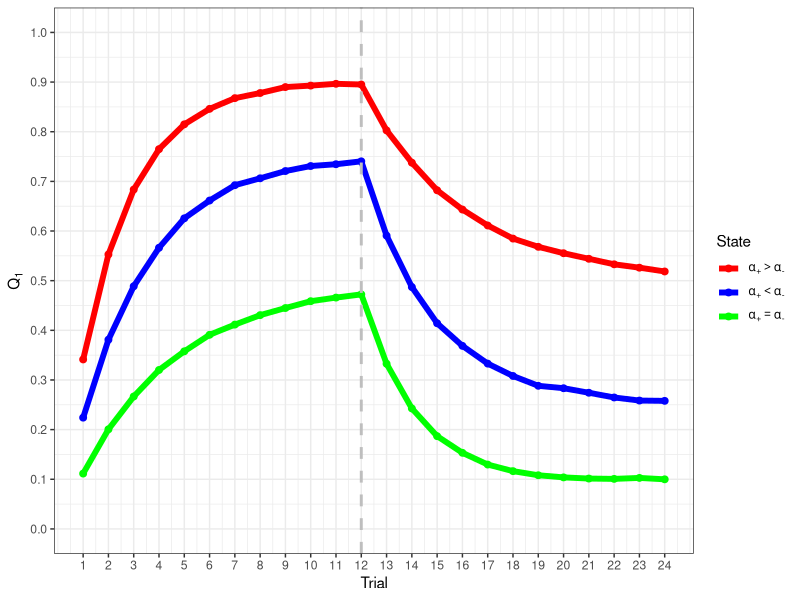
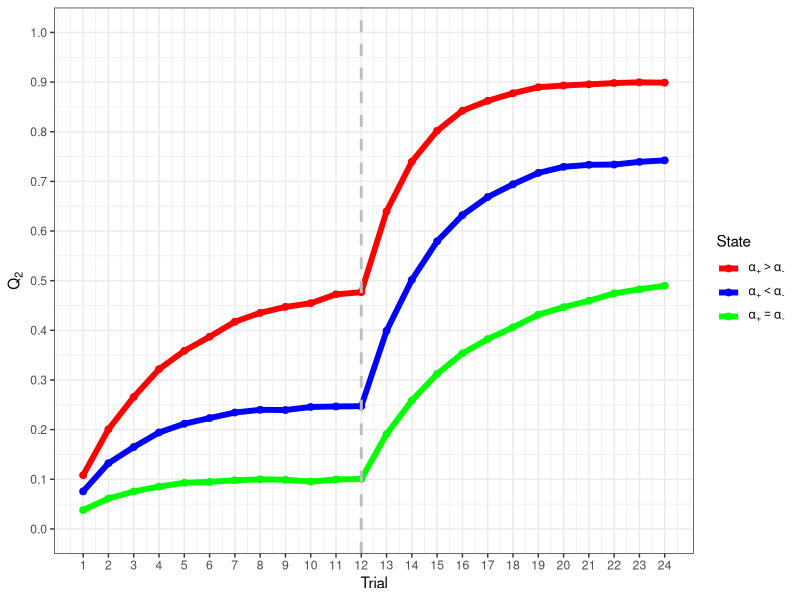
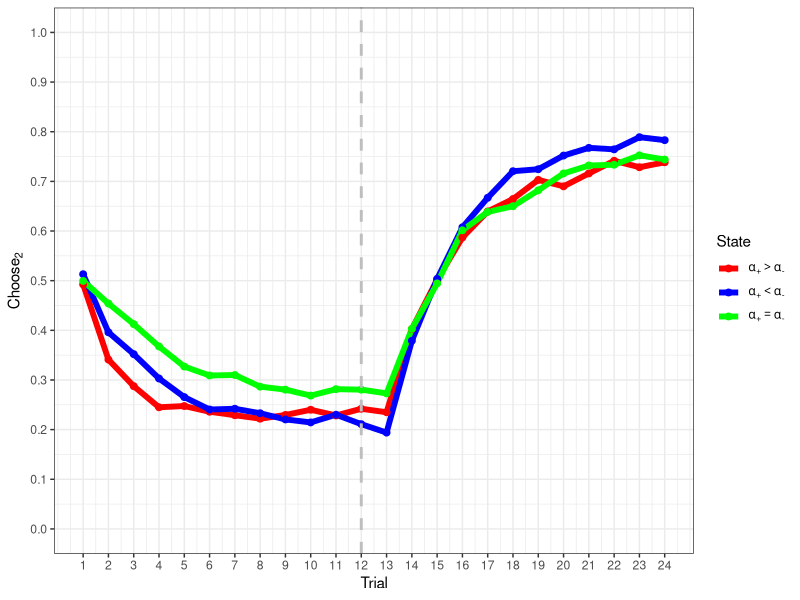
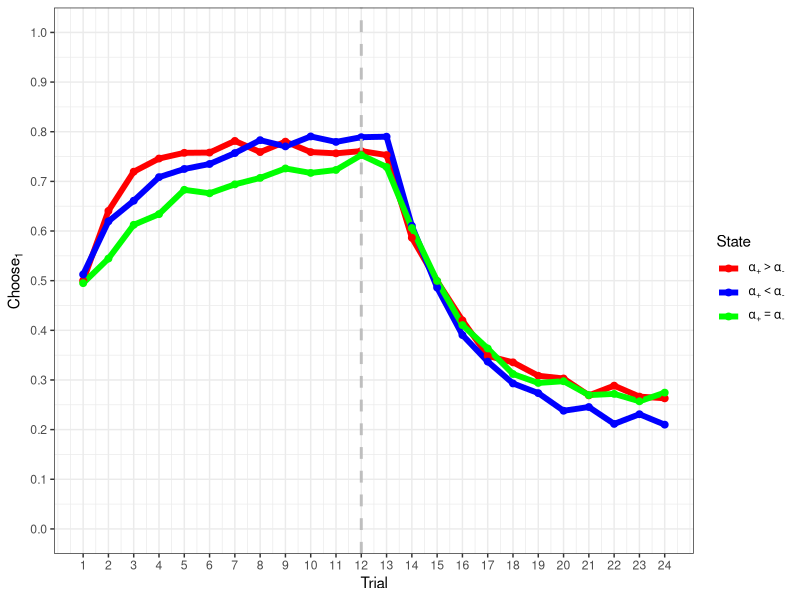

The R script that drew these images, in order:

rm(list = ls())

library(data.table)
library(ggplot2)
library(cowplot)
library(dplyr)

session_simulate <- function(n_trials, nsims, beta) {
  # create an empty list
  result_for_each_condition <- list()
  for (i in 1:3) {
    # condition on learning rate
    if(i==1){
      positive_lr <- 0.45
      negative_lr <- 0.15
    }else if(i==2){
      positive_lr <- 0.30
      negative_lr <- 0.30
    }else if(i==3){
      positive_lr <- 0.15
      negative_lr <- 0.45
    }
    
    # initials the simulation and the trials
    Choices_for_each_trial <- matrix(NA, nrow=nsims, ncol=n_trials)
    q1_for_each_trial <- matrix(NA, nrow=nsims, ncol=n_trials)
    q2_for_each_trial <- matrix(NA, nrow=nsims, ncol=n_trials)
    c1_for_each_trial <- matrix(NA, nrow=nsims, ncol=n_trials)
    c2_for_each_trial <- matrix(NA, nrow=nsims, ncol=n_trials)
    
    for (s in 1:nsims) {
      Q = c(0,0)
      outcome = matrix(NA, n_trials, 2)
      dv1 = rep(NA,n_trials)
      dv2 = rep(NA, n_trials)
      prob_choose_1 = rep(NA,n_trials)
      prob_choose_2 = rep(NA,n_trials)
      choose_1 = rep(NA,n_trials)
      choose_2 = rep(NA,n_trials)
      for (t in 1:n_trials) {
        middle_point <- round(n_trials/2)
        if(t <= middle_point){
          p1 = 0.75
          p2 = 0.25
        }else{
          p1 = 0.25
          p2 = 0.75
        }
        dv1[t] <- (Q[2]-Q[1])
        dv2[t] <- (Q[1]-Q[2])
        prob_choose_1[t] = 1/(1+exp(beta*dv1[t]))
        prob_choose_2[t] = 1/(1+exp(beta*dv2[t]))
        choose_1 <- as.numeric(runif(1)<=prob_choose_1[t])
        choose_2 <- as.numeric(runif(1)<=prob_choose_2[t])
        c1_for_each_trial[s,t] <- choose_1
        c2_for_each_trial[s,t] <- choose_2
        outcome[t,1] = as.numeric(runif(1)<=p1)
        outcome[t,2] = as.numeric(runif(1)<=p2)
        PE1 <- outcome[t,1]-Q[1]
        PE2 <- outcome[t,2]-Q[2]
        if(PE1>0){
          Q[1] <- Q[1] + positive_lr*PE1
        }else if(PE1<0){
          Q[1] <- Q[1] + negative_lr*PE1
        }
        if(PE2>0){
          Q[2] <- Q[2] + positive_lr*PE2
        }else if(PE2<0){
          Q[2] <- Q[2] + negative_lr*PE2
        }
        q1_for_each_trial[s,t] <- Q[1]
        q2_for_each_trial[s,t] <- Q[2]
      } # end of trials loop
    } # end of simulation loop
    q1=apply(q1_for_each_trial, 2, mean)
    q2=apply(q2_for_each_trial, 2, mean)
    c1=apply(c1_for_each_trial, 2, mean)
    c2=apply(c2_for_each_trial, 2, mean)
    condition=i
    df=data.frame(q1,q2,c1,c2,condition)
    result_for_each_condition[[i]] <- df
  } # end of condition loop
  names(result_for_each_condition) <- paste0('condition',1:3)
  return(result_for_each_condition)
}

n_trials = 24
nsims    = 2000
beta     = 3
middle_point <- round(n_trials/2)
df  <- session_simulate(n_trials, nsims, beta)
df
df <- do.call(rbind, df)
df$condition <- factor(df$condition, levels = 1:3, labels = c('greater','less','equal'))
long=data.frame(trial=rep(1:n_trials,3),
                Q1=df$q1,
                Q2=df$q2,
                Choose1=df$c1,
                Choose2=df$c2,
                Condition=df$condition)
long$Condition <- as.factor(long$Condition)
long$trial <- as.numeric(long$trial)
legend_labels <- c(expression(alpha[`+`]>alpha[`-`]),
                   expression(alpha[`+`]<alpha[`-`]),
                   expression(alpha[`+`]==alpha[`-`]))
ggplot(long, aes(x=trial, y=Q1))+
  geom_line(aes(color = Condition), size=2)+
  geom_point(aes(color = Condition), size=2)+
  xlab('Trial')+ylab(expression(Q[1]))+
  theme_bw() +
  scale_y_continuous(n.breaks = 10,limits = c(0, 1))+
  scale_x_continuous(breaks = 1:n_trials)+
  scale_color_manual(name='State',values = c("red", "blue", 'green'), labels = parse(text = legend_labels))+
  geom_vline(xintercept = middle_point, linetype=2, size=1, col='grey')
ggsave('plot_Q1.jpg')

ggplot(long, aes(x=trial, y=Q2))+
  geom_line(aes(color = Condition), size=2)+
  geom_point(aes(color = Condition), size=2)+
  xlab('Trial')+ylab(expression(Q[2]))+
  theme_bw() +
  scale_y_continuous(n.breaks = 10,limits = c(0, 1))+
  scale_x_continuous(breaks = 1:n_trials)+
  scale_color_manual(name='State',values = c("red", "blue", 'green'), labels = parse(text = legend_labels))+
  geom_vline(xintercept = middle_point, linetype=2, size=1, col='grey')
ggsave('plot_Q2.jpg')

ggplot(long, aes(x=trial, y=Choose2))+
  geom_line(aes(color = Condition), size=2)+
  geom_point(aes(color = Condition), size=2)+
  xlab('Trial')+ylab(expression(Choose[2]))+
  theme_bw() +
  scale_y_continuous(n.breaks = 10,limits = c(0, 1))+
  scale_x_continuous(breaks = 1:n_trials)+
  scale_color_manual(name='State',values = c("red", "blue", 'green'), labels = parse(text = legend_labels))+
  geom_vline(xintercept = middle_point, linetype=2, size=1, col='grey')
ggsave('plot_Choose2.jpg')

ggplot(long, aes(x=trial, y=Choose1))+
  geom_line(aes(color = Condition), size=2)+
  geom_point(aes(color = Condition), size=2)+
  xlab('Trial')+ylab(expression(Choose[1]))+
  theme_bw() +
  scale_y_continuous(n.breaks = 10,limits = c(0, 1))+
  scale_x_continuous(breaks = 1:n_trials)+
  scale_color_manual(name='State',values = c("red", "blue", 'green'), labels = parse(text = legend_labels))+
  geom_vline(xintercept = middle_point, linetype=2, size=1, col='grey')
ggsave('plot_Choose1.jpg')


